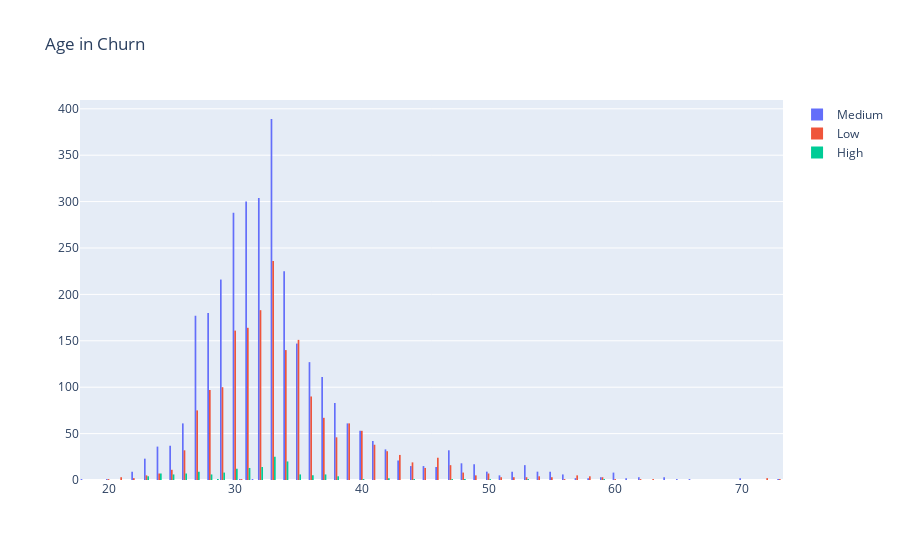

The notebook cell this image was saved under:
### Code cell
fig = go.Figure(data=[
    go.Histogram(x=data[data.Churn_risk == "medium"].Age, name="Medium"),
    go.Histogram(x=data[data.Churn_risk == "low"].Age, name="Low"),
    go.Histogram(x=data[data.Churn_risk == "high"].Age, name="High")
])

fig.update_layout(title_text="Age in Churn")
fig.show()

### Figure 1 — Plotly figure (JSON) as saved in the notebook; plotly's stock layout.template omitted (floating-point values rounded to 4 significant figures; data arrays with more than 128 entries replaced by an {"elided": "..."} marker saying what was removed)
{"data": [{"name": "Medium", "type": "histogram", "x": {"elided": "3129 float values"}}, {"name": "Low", "type": "histogram", "x": {"elided": "1909 float values"}}, {"name": "High", "type": "histogram", "x": {"elided": "162 float values"}}], "layout": {"title": {"text": "Age in Churn"}}}
